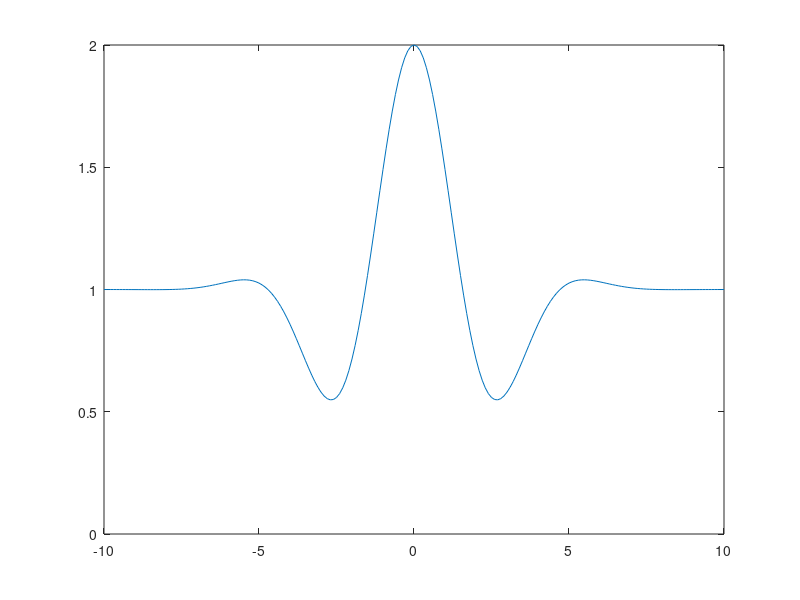

Write the MATLAB code that produced this figure.
clear ; close all; clc
Z = -10 : 0.1 : 10;
% G = cos(Z');
G = (1 ./ 1.1 .^ (Z' .^ 2)) .* cos(Z') + 1;
plot(Z', G, '-');

